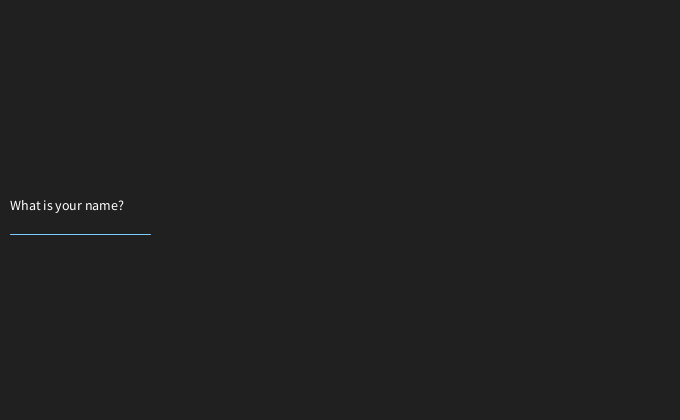
Frame 1 (no input)
Frame 60 (the mouse pressed at the canvas centre just before this capture): identical to frame 1, image omitted
Frame 120 (the mouse held since frame 60 and released just before this capture): identical to frame 1, image omitted

The Processing sketch that drew this single still picture (run headless with seeded random() and noise(); from frame 60 on, the mouse is pressed at the canvas centre):

// Processing sketch: sketch_02_12_Key_Listener
// ── sketch_02_12_Key_Listener.pde
// 1. A char is a single letter. An array is a series
//    of elements of the same data type stored next to
//    each other in memory. An array is declared by adding
//    square brackets, [], after the data-type. An array
//    can be initialized using curly braces if needed, for
//    example: char[] entry = {'A', 'B', 'C'}; .
char[] entry = {};

// 2. A boolean will detect whether or not the user has
//    completed entering their name. Ideally, however, this
//    would couple with a State Machine.
boolean entryCompleted = false;

// 3. A String will hold the entry array once it is submitted
//    by the user.
String name = "";

void setup() {
  size(680, 420);
  background(64);
  textSize(14);
}

void draw() {
  background(32);
  if (!entryCompleted) {
    fill(255);
    text("What is your name?", 10, height / 2.0);
    fill(127, 204, 255);
    stroke(127, 204, 255);
    line(10, height / 2.0 + 24, 150, height / 2.0 + 24);
    text(new String(entry), 10, height / 2.0 + 20);
  } else {
    fill(255, 255, 0);
    text("Your name: " + name, 10, height / 2.0);
  }
}

void keyTyped() {
  if (!entryCompleted) {
    // 4. If the enter key is pressed, then the entry will
    //    be converted to a String and the entryCompleted
    //    boolean will be switched.
    if (key == '\n' || key == '\r') {
      name = new String(entry);
      entryCompleted = true;
      // 5. If the backspace or delete key (represented here
      //    numerically) is pressed, and entry is not an
      //    empty array, then the array will be shortened.
    } else if (key == '\b' || int(key) == 127) {
      if (entry.length > 0) {
        // 6. Removes the last element from the array.
        entry = shorten(entry);
      }
    } else {
      // 7. Adds the requested element to the end of the array.
      entry = append(entry, key);
    }
  }
}
